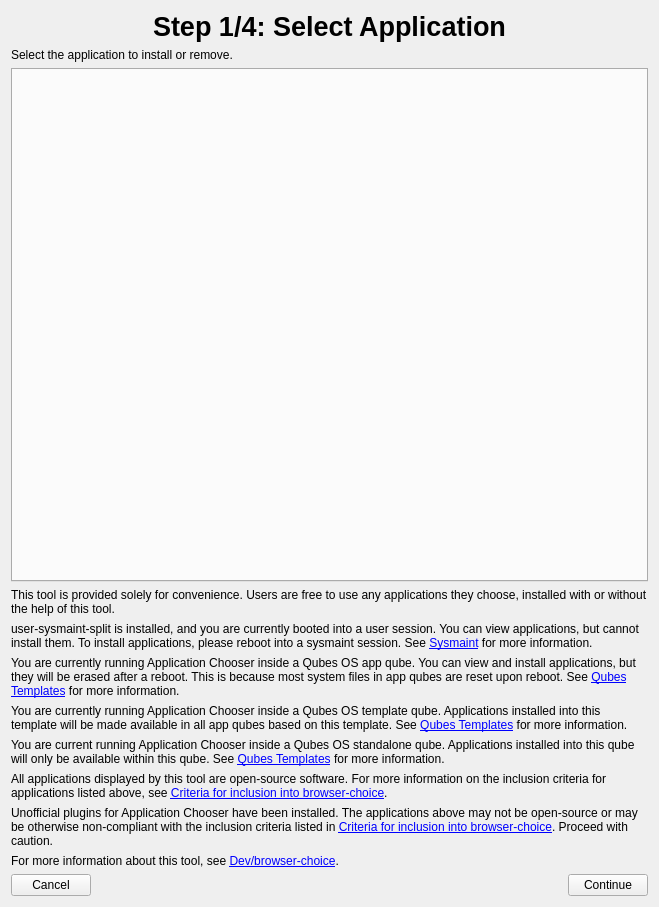
<?xml version="1.0" encoding="UTF-8"?>
<ui version="4.0">
 <class>SelectApplicationPage</class>
 <widget class="QWidget" name="SelectApplicationPage">
  <property name="geometry">
   <rect>
    <x>0</x>
    <y>0</y>
    <width>659</width>
    <height>907</height>
   </rect>
  </property>
  <property name="windowTitle">
   <string>Form</string>
  </property>
  <layout class="QVBoxLayout" name="verticalLayout_2">
   <item>
    <layout class="QHBoxLayout" name="horizontalLayout">
     <item>
      <spacer name="horizontalSpacer_2">
       <property name="orientation">
        <enum>Qt::Horizontal</enum>
       </property>
       <property name="sizeHint" stdset="0">
        <size>
         <width>40</width>
         <height>20</height>
        </size>
       </property>
      </spacer>
     </item>
     <item>
      <widget class="QLabel" name="label">
       <property name="text">
        <string>&lt;span style=&quot; font-size:20pt; font-weight:600;&quot;&gt;Step 1/4: Select Application&lt;/span&gt;</string>
       </property>
      </widget>
     </item>
     <item>
      <spacer name="horizontalSpacer">
       <property name="orientation">
        <enum>Qt::Horizontal</enum>
       </property>
       <property name="sizeHint" stdset="0">
        <size>
         <width>40</width>
         <height>20</height>
        </size>
       </property>
      </spacer>
     </item>
    </layout>
   </item>
   <item>
    <widget class="QLabel" name="label_2">
     <property name="text">
      <string>Select the application to install or remove.</string>
     </property>
    </widget>
   </item>
   <item>
    <widget class="QTabWidget" name="appChooserTabWidget">
     <property name="minimumSize">
      <size>
       <width>0</width>
       <height>0</height>
      </size>
     </property>
     <property name="currentIndex">
      <number>-1</number>
     </property>
     <property name="elideMode">
      <enum>Qt::ElideNone</enum>
     </property>
     <property name="usesScrollButtons">
      <bool>true</bool>
     </property>
     <property name="documentMode">
      <bool>false</bool>
     </property>
    </widget>
   </item>
   <item>
    <widget class="QLabel" name="label_3">
     <property name="text">
      <string>This tool is provided solely for convenience. Users are free to use any applications they choose, installed with or without the help of this tool.</string>
     </property>
     <property name="wordWrap">
      <bool>true</bool>
     </property>
    </widget>
   </item>
   <item>
    <widget class="QLabel" name="sysmaintWarningLabel">
     <property name="text">
      <string>user-sysmaint-split is installed, and you are currently booted into a user session. You can view applications, but cannot install them. To install applications, please reboot into a sysmaint session. See &lt;a href=&quot;https://www.kicksecure.com/wiki/Sysmaint&quot;&gt;Sysmaint&lt;/a&gt; for more information.</string>
     </property>
     <property name="wordWrap">
      <bool>true</bool>
     </property>
    </widget>
   </item>
   <item>
    <widget class="QLabel" name="appvmNoticeLabel">
     <property name="text">
      <string>You are currently running Application Chooser inside a Qubes OS app qube. You can view and install applications, but they will be erased after a reboot. This is because most system files in app qubes are reset upon reboot. See &lt;a href=&quot;https://www.qubes-os.org/doc/templates/&quot;&gt;Qubes Templates&lt;/a&gt; for more information.</string>
     </property>
     <property name="wordWrap">
      <bool>true</bool>
     </property>
    </widget>
   </item>
   <item>
    <widget class="QLabel" name="templatevmNoticeLabel">
     <property name="text">
      <string>You are currently running Application Chooser inside a Qubes OS template qube. Applications installed into this template will be made available in all app qubes based on this template. See &lt;a href=&quot;https://www.qubes-os.org/doc/templates/&quot;&gt;Qubes Templates&lt;/a&gt; for more information.</string>
     </property>
     <property name="wordWrap">
      <bool>true</bool>
     </property>
    </widget>
   </item>
   <item>
    <widget class="QLabel" name="standalonevmNoticeLabel">
     <property name="text">
      <string>You are current running Application Chooser inside a Qubes OS standalone qube. Applications installed into this qube will only be available within this qube. See &lt;a href=&quot;https://www.qubes-os.org/doc/templates/&quot;&gt;Qubes Templates&lt;/a&gt; for more information.</string>
     </property>
     <property name="wordWrap">
      <bool>true</bool>
     </property>
    </widget>
   </item>
   <item>
    <widget class="QLabel" name="fossNoticeLabel">
     <property name="text">
      <string>All applications displayed by this tool are open-source software. For more information on the inclusion criteria for applications listed above, see &lt;a href=&quot;https://www.kicksecure.com/wiki/Dev/browser-choice#criteria_for_inclusion_into_browser_choice&quot;&gt;Criteria for inclusion into browser-choice&lt;/a&gt;.</string>
     </property>
     <property name="wordWrap">
      <bool>true</bool>
     </property>
    </widget>
   </item>
   <item>
    <widget class="QLabel" name="nonFossWarningLabel">
     <property name="text">
      <string>Unofficial plugins for Application Chooser have been installed. The applications above may not be open-source or may be otherwise non-compliant with the inclusion criteria listed in &lt;a href=&quot;https://www.kicksecure.com/wiki/Dev/browser-choice#criteria_for_inclusion_into_browser_choice&quot;&gt;Criteria for inclusion into browser-choice&lt;/a&gt;. Proceed with caution.</string>
     </property>
     <property name="wordWrap">
      <bool>true</bool>
     </property>
    </widget>
   </item>
   <item>
    <widget class="QLabel" name="label_6">
     <property name="text">
      <string>For more information about this tool, see &lt;a href=&quot;https://www.kicksecure.com/wiki/Dev/browser-choice&quot;&gt;Dev/browser-choice&lt;/a&gt;.</string>
     </property>
    </widget>
   </item>
   <item>
    <layout class="QHBoxLayout" name="horizontalLayout_2">
     <item>
      <widget class="QPushButton" name="cancelButton">
       <property name="text">
        <string>Cancel</string>
       </property>
       <property name="icon">
        <iconset theme="dialog-cancel">
         <normaloff>.</normaloff>.</iconset>
       </property>
      </widget>
     </item>
     <item>
      <spacer name="horizontalSpacer_3">
       <property name="orientation">
        <enum>Qt::Horizontal</enum>
       </property>
       <property name="sizeHint" stdset="0">
        <size>
         <width>40</width>
         <height>20</height>
        </size>
       </property>
      </spacer>
     </item>
     <item>
      <widget class="QPushButton" name="continueButton">
       <property name="text">
        <string>Continue</string>
       </property>
       <property name="icon">
        <iconset theme="go-next">
         <normaloff>.</normaloff>.</iconset>
       </property>
      </widget>
     </item>
    </layout>
   </item>
  </layout>
 </widget>
 <resources/>
 <connections/>
</ui>
